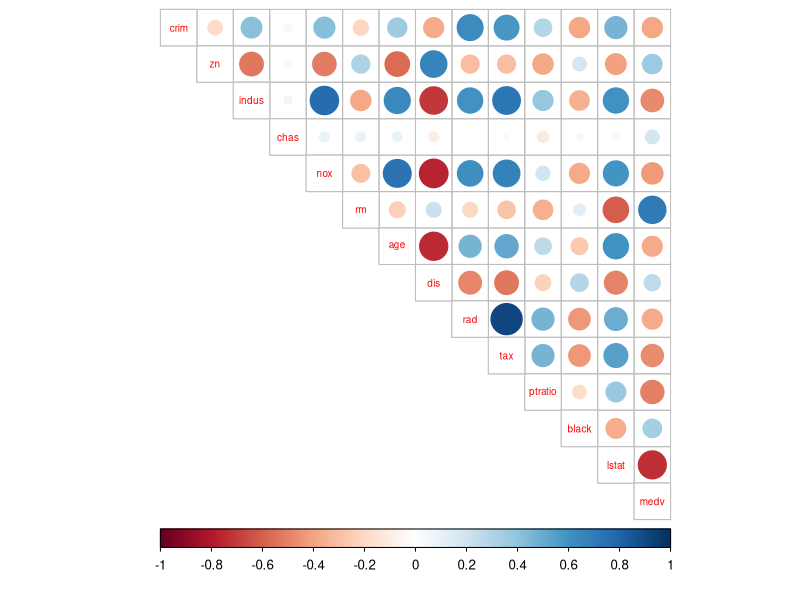
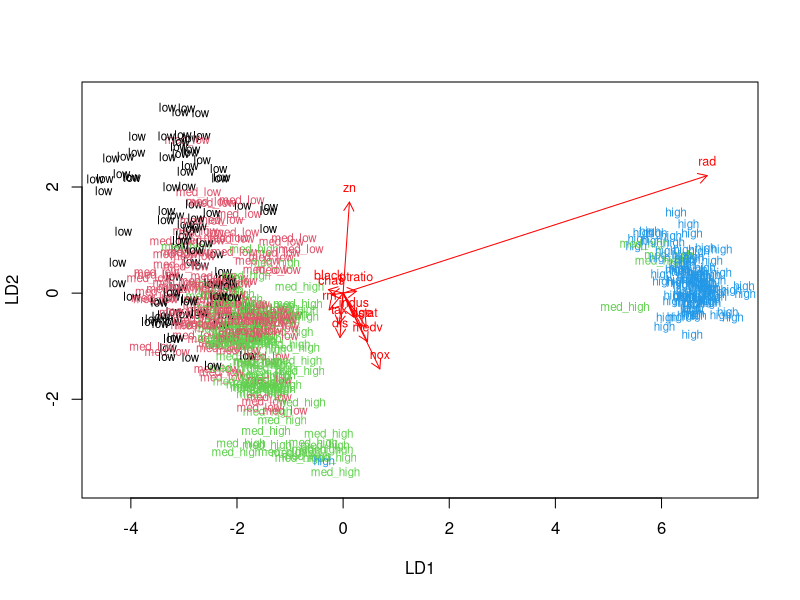
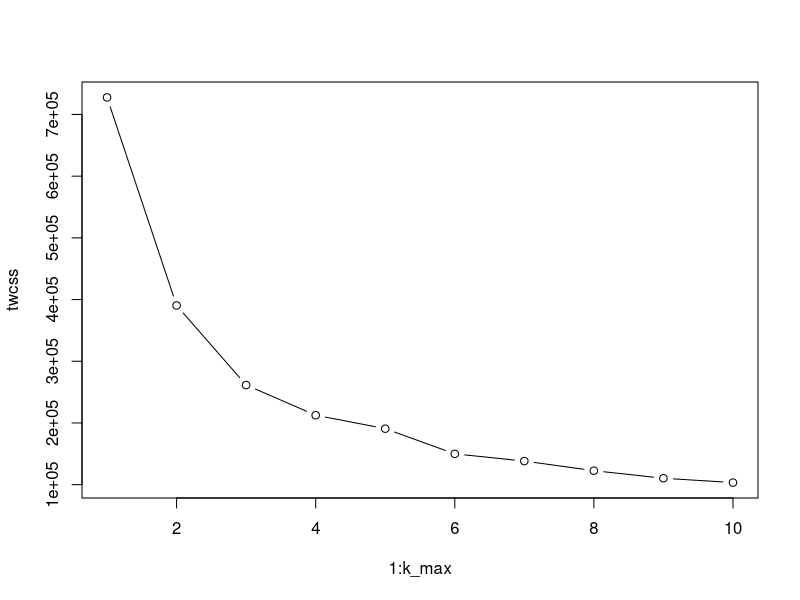
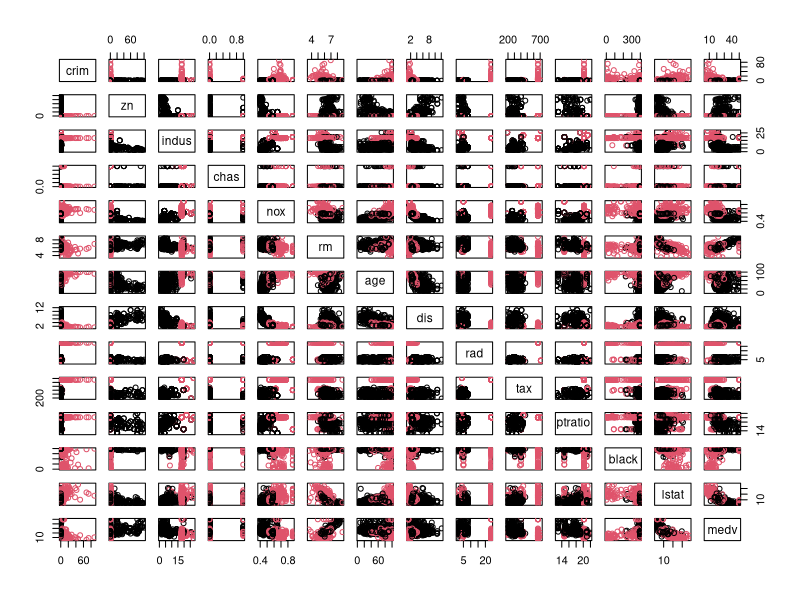

R code for these plots, in order:
## ---- chunk 1
#Load the Rquired (usual) libraries
library(MASS)
library(reshape2)
library(ggplot2)
library(GGally)
library(dplyr)
library(corrplot)
library(tidyverse)
#load the Boston Data
data("Boston")
## ---- chunk 2
str(Boston)
summary(Boston)
glimpse(Boston)
## ---- chunk 3
cor_matrix<-cor(Boston) %>% round(digits =2)
cor_matrix
## ---- chunk 4
library(corrplot)
corrplot(cor_matrix, method="circle", type = "upper", cl.pos = "b", tl.pos = "d", tl.cex = 0.6)
## ---- chunk 5
boston_scaled <- scale(Boston, center = TRUE, scale = TRUE)
summary(boston_scaled)
## ---- chunk 6
boston_scaled <- scale(Boston, center = TRUE, scale = TRUE)
class(boston_scaled)
boston_scaled <- as.data.frame(boston_scaled)
scaled_crim <- boston_scaled$crim  
summary(scaled_crim)
bins <- quantile(scaled_crim) 
bins
crime <- cut(scaled_crim, breaks = bins, labels = c("low", "med_low", "med_high", "high"), include.lowest = TRUE)

## ---- chunk 7
table(crime)
## ---- chunk 8
boston_scaled <- dplyr::select(boston_scaled, -crim)
boston_scaled <- data.frame(boston_scaled, crime)
## ---- chunk 9
n <- nrow(boston_scaled)
ind <- sample(n,  size = n * 0.8)
train <- boston_scaled[ind,]
test <- boston_scaled[-ind,]
## ---- chunk 10
lda.fit <- lda(crime ~ ., data = train)
lda.fit
## ---- chunk 11
lda.fit <- lda(crime ~ ., data = train)

lda.arrows <- function(x, myscale = 1, arrow_heads = 0.1, color = "red", tex = 0.75, choices = c(1,2)){
  heads <- coef(x)
  arrows(x0 = 0, y0 = 0, 
         x1 = myscale * heads[,choices[1]], 
         y1 = myscale * heads[,choices[2]], col=color, length = arrow_heads)
  text(myscale * heads[,choices], labels = row.names(heads), 
       cex = tex, col=color, pos=3)
}

classes <- as.numeric(train$crime)

plot(lda.fit, dimen = 2, col = classes, pch = classes)
lda.arrows(lda.fit, myscale = 2)

## ---- chunk 12
lda.pred <- predict(lda.fit, newdata = test)
table(correct = test$crime, predicted = lda.pred$class)
## ---- chunk 13
dist_eu <- dist(boston_scaled, method = "euclidean")
summary(dist_eu)
## ---- chunk 14
km <-kmeans(dist_eu, centers = 4)

## ---- chunk 15
set.seed(123)
k_max <- 10
twcss <- sapply(1:k_max, function(k){kmeans(dist_eu, k)$tot.withinss})
plot(1:k_max, twcss, type='b')
km <-kmeans(dist_eu, centers = 2)
pairs(Boston, col = km$cluster)
